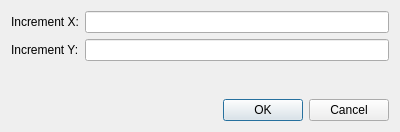
<?xml version="1.0" encoding="UTF-8"?>
<ui version="4.0">
 <class>DialogSetIncrement</class>
 <widget class="QDialog" name="DialogSetIncrement">
  <property name="windowModality">
   <enum>Qt::ApplicationModal</enum>
  </property>
  <property name="geometry">
   <rect>
    <x>0</x>
    <y>0</y>
    <width>400</width>
    <height>132</height>
   </rect>
  </property>
  <property name="windowTitle">
   <string>Set Increment...</string>
  </property>
  <property name="modal">
   <bool>true</bool>
  </property>
  <layout class="QVBoxLayout" name="verticalLayout">
   <item>
    <layout class="QHBoxLayout" name="horizontalLayout">
     <item>
      <widget class="QLabel" name="label">
       <property name="text">
        <string>Increment X:</string>
       </property>
      </widget>
     </item>
     <item>
      <widget class="QLineEdit" name="lineEditX">
       <property name="minimumSize">
        <size>
         <width>150</width>
         <height>0</height>
        </size>
       </property>
      </widget>
     </item>
    </layout>
   </item>
   <item>
    <layout class="QHBoxLayout" name="horizontalLayout_2">
     <item>
      <widget class="QLabel" name="label_2">
       <property name="text">
        <string>Increment Y:</string>
       </property>
      </widget>
     </item>
     <item>
      <widget class="QLineEdit" name="lineEditY">
       <property name="minimumSize">
        <size>
         <width>150</width>
         <height>0</height>
        </size>
       </property>
      </widget>
     </item>
    </layout>
   </item>
   <item>
    <spacer name="verticalSpacer">
     <property name="orientation">
      <enum>Qt::Vertical</enum>
     </property>
     <property name="sizeHint" stdset="0">
      <size>
       <width>20</width>
       <height>40</height>
      </size>
     </property>
    </spacer>
   </item>
   <item>
    <widget class="QDialogButtonBox" name="buttonBox">
     <property name="orientation">
      <enum>Qt::Horizontal</enum>
     </property>
     <property name="standardButtons">
      <set>QDialogButtonBox::Cancel|QDialogButtonBox::Ok</set>
     </property>
    </widget>
   </item>
  </layout>
 </widget>
 <resources/>
 <connections>
  <connection>
   <sender>buttonBox</sender>
   <signal>accepted()</signal>
   <receiver>DialogSetIncrement</receiver>
   <slot>accept()</slot>
   <hints>
    <hint type="sourcelabel">
     <x>248</x>
     <y>254</y>
    </hint>
    <hint type="destinationlabel">
     <x>157</x>
     <y>274</y>
    </hint>
   </hints>
  </connection>
  <connection>
   <sender>buttonBox</sender>
   <signal>rejected()</signal>
   <receiver>DialogSetIncrement</receiver>
   <slot>reject()</slot>
   <hints>
    <hint type="sourcelabel">
     <x>316</x>
     <y>260</y>
    </hint>
    <hint type="destinationlabel">
     <x>286</x>
     <y>274</y>
    </hint>
   </hints>
  </connection>
 </connections>
</ui>
